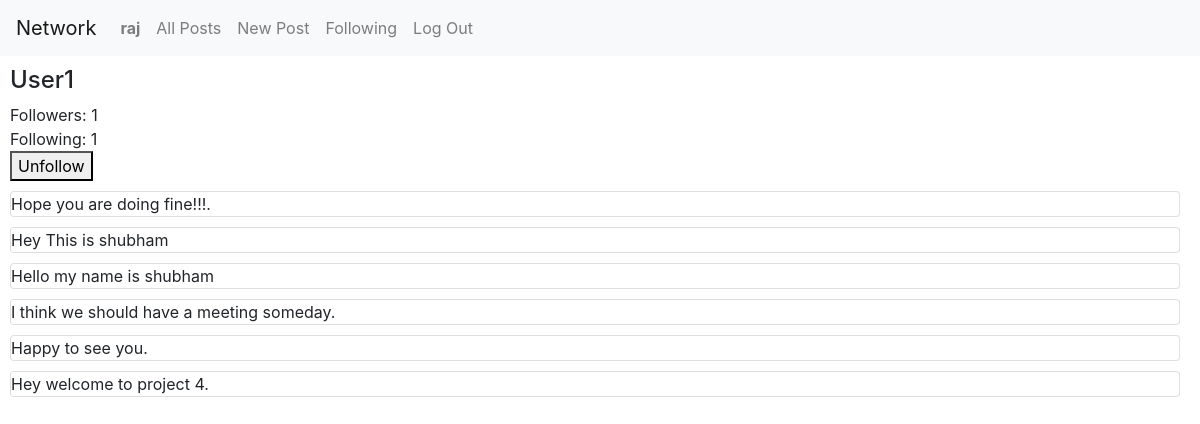
Screenshot of /profile/User1 (signed in) with the database file from the repository.
### network/models.py (models this page shows, shortened)
class User(AbstractUser):
    followers = models.ManyToManyField('self', related_name="followersUser", symmetrical=False, null=True, blank=True)
    following = models.ManyToManyField('self', related_name="followingUser", symmetrical=False, null=True, blank=True)

class Post(models.Model):
    user = models.ForeignKey(User, on_delete=models.CASCADE)
    post = models.TextField()
    time = models.DateTimeField(auto_now=True)
    likes = models.ManyToManyField(User, related_name='likepost')

### network/views.py (the view, shortened to what this page needs)
# urls.py: path("profile/<str:username>", views.profile, name="profile"),
@login_required
def profile(request, username):
    follow = User.objects.get(username = username)
    currentUser = request.user
    print(follow, "----", currentUser)
    is_following = follow.followers.filter(username=currentUser.username).exists()
    user = User.objects.get(username = username)
    data = Post.objects.filter(user = user).order_by('-time')
    return render(request, "network/profile.html", {"postData":data, "userData":user, "is_following":is_following})

### network/templates/network/profile.html (shortened to what this page needs)
{% extends "network/layout.html" %}
{% block body %}
    <div style="margin: 10px;">
        <h4>{{userData.username}}</h4>
        <div>Followers: {{userData.followers.all|length}}</div>
        <div>Following: {{userData.following.all|length}}</div>
        {% if userData != request.user and user.is_authenticated %}
            <form method="post">
                {% if is_following %}
                <button type="submit">Unfollow</button>
                {% else %}
                <button type="submit">Follow</button>
                {% endif %}
            </form>
        {% endif %}
        {% for user in postData %}
            <div class="card" style="margin: 10px 10px 10px 0; padding: 0;">
                <div>{{user.post}}</div>
            </div>
        {% endfor %}
    </div>
{% endblock %}

### network/templates/network/layout.html (shortened to what this page needs)
{% load static %}
<!DOCTYPE html>
<html lang="en">
    <head>
        <link rel="stylesheet" href="https://stackpath.bootstrapcdn.com/bootstrap/4.4.1/css/bootstrap.min.css">
        <link href="{% static 'network/styles.css' %}" rel="stylesheet">
    </head>
    <body style="height: 100vh;">
        <nav class="navbar navbar-expand-lg navbar-light bg-light">
            <a class="navbar-brand" href="">Network</a>
            <div>
              <ul class="navbar-nav mr-auto">
                {% if user.is_authenticated %}
                    <li class="nav-item">
                        <a class="nav-link" href="{% url 'profile' user.username %}"><strong>{{ user.username }}</strong></a>
                    </li>
                    <li class="nav-item">
                    <a class="nav-link" href="{% url 'index' %}">All Posts</a>
                    </li>
                    <li class="nav-item">
                        <a class="nav-link" href="{% url 'newpost' %}">New Post</a>
                    </li>
                    <li class="nav-item">
                        <a class="nav-link" href="{% url 'following' %}">Following</a>
                    </li>
                    <li class="nav-item">
                        <a class="nav-link" href="{% url 'logout' %}">Log Out</a>
                    </li>
                {% endif %}
              </ul>
            </div>
        </nav>
        <div class="body">
            {% block body %}
            {% endblock %}
        </div>
    </body>
</html>

### rows the page displays
User: username "raj"
User: username "User1", followers.all|length "1", following.all|length "1"
Post: post "Hope you are doing fine!!!."
Post: post "Hey This is shubham"
Post: post "Hello my name is shubham"
Post: post "I think we should have a meeting someday."
Post: post "Happy to see you."
Post: post "Hey welcome to project 4."
